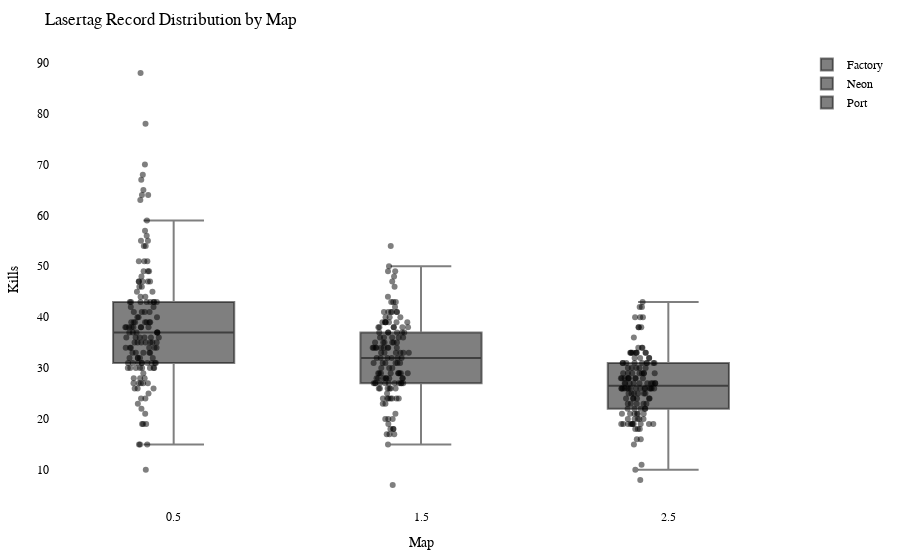

Notebook cell for this chart:
### Code cell
import plotly.graph_objects as go
import plotly.io as pio

df = getRecordsDataframe(minigame="Lasertag")

# Calculate the offset for centering the data points
num_columns = len(df.columns)
offset = 0.5

# Create a Swarm plot using Plotly
fig = go.Figure()

for i, column in enumerate(df.columns):
    x_values = [i + offset] * len(df[column])  # Adjust x-values with offset for horizontal centering
    fig.add_trace(go.Box(x=x_values,
                         y=df[column],
                         name=column,
                         boxpoints='all',
                         pointpos=-0.5,  # Adjust point position to prevent overlapping
                         marker=dict(color='rgba(0,0,0,0.5)', size=6),  # Adjust marker color and size
                         hovertext=df.index,
                         hoverinfo='text+y'))

fig.update_layout(title="Lasertag Record Distribution by Map",
                  xaxis=dict(title="Map"),
                  yaxis=dict(title="Kills"),
                  showlegend=True,
                  font=dict(family="Arial", size=12, color="black"),  # Customize font
                  plot_bgcolor="white",  # Set background color
                  margin=dict(l=50, r=50, t=50, b=50),  # Adjust margins for better layout
                  )

pio.show(fig)

pio.write_html(fig, "out/laser_swarm_plot.html")

### Figure 1 — Plotly figure (JSON) as saved in the notebook; plotly's stock layout.template omitted (floating-point values rounded to 4 significant figures; data arrays with more than 128 entries replaced by an {"elided": "..."} marker saying what was removed)
{"data": [{"boxpoints": "all", "hoverinfo": "text+y", "hovertext": {"elided": "146 str values"}, "marker": {"color": "rgba(0,0,0,0.5)", "size": 6}, "name": "Factory", "pointpos": -0.5, "type": "box", "x": {"elided": "146 float values"}, "y": {"elided": "146 int values"}}, {"boxpoints": "all", "hoverinfo": "text+y", "hovertext": {"elided": "146 str values"}, "marker": {"color": "rgba(0,0,0,0.5)", "size": 6}, "name": "Neon", "pointpos": -0.5, "type": "box", "x": {"elided": "146 float values"}, "y": {"elided": "146 int values"}}, {"boxpoints": "all", "hoverinfo": "text+y", "hovertext": {"elided": "146 str values"}, "marker": {"color": "rgba(0,0,0,0.5)", "size": 6}, "name": "Port", "pointpos": -0.5, "type": "box", "x": {"elided": "146 float values"}, "y": {"elided": "146 int values"}}], "layout": {"font": {"color": "black", "family": "Arial", "size": 12}, "margin": {"b": 50, "l": 50, "r": 50, "t": 50}, "plot_bgcolor": "white", "showlegend": true, "title": {"text": "Lasertag Record Distribution by Map"}, "xaxis": {"title": {"text": "Map"}}, "yaxis": {"title": {"text": "Kills"}}}}
